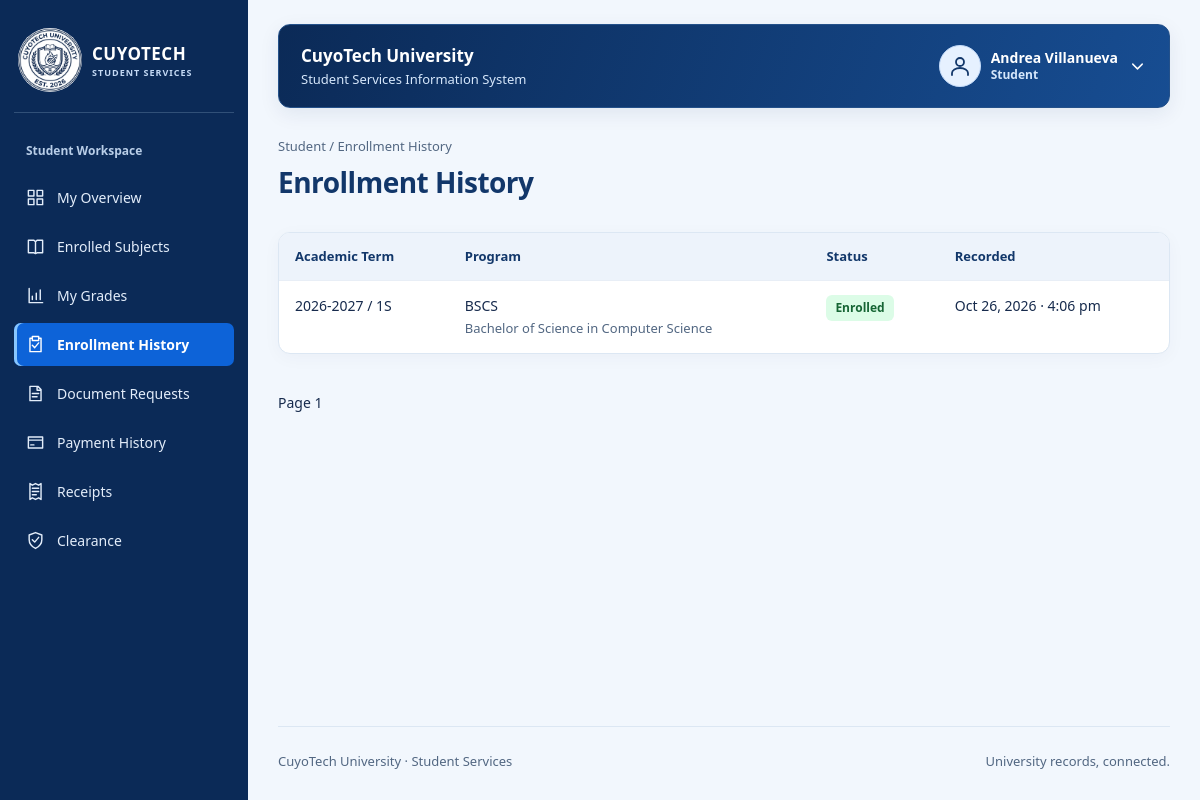
/student/enrollments.php (signed in), run on the app's committed database.
### tables this page shows
CREATE TABLE IF NOT EXISTS students (
    student_id INT AUTO_INCREMENT PRIMARY KEY,
    account_id INT NOT NULL UNIQUE,
    department_id INT NOT NULL,
    student_number VARCHAR(30) NOT NULL UNIQUE,
    first_name VARCHAR(200) NOT NULL,
    last_name VARCHAR(200) NOT NULL,
    academic_status VARCHAR(20) NOT NULL DEFAULT 'ACTIVE',
    FOREIGN KEY (account_id) REFERENCES accounts(account_id),
    FOREIGN KEY (department_id) REFERENCES departments(department_id)
);

CREATE TABLE IF NOT EXISTS accounts (
    account_id INT AUTO_INCREMENT PRIMARY KEY,
    email VARCHAR(254) NOT NULL UNIQUE,
    password_hash VARCHAR(255) NOT NULL,
    account_role VARCHAR(10) NOT NULL,
    is_active BOOLEAN NOT NULL DEFAULT TRUE,
    created_at DATETIME NOT NULL DEFAULT CURRENT_TIMESTAMP,
    updated_at DATETIME NOT NULL DEFAULT CURRENT_TIMESTAMP ON UPDATE CURRENT_TIMESTAMP
);

CREATE TABLE IF NOT EXISTS enrollments (
    enrollment_id INT AUTO_INCREMENT PRIMARY KEY,
    student_id INT NOT NULL,
    course_id INT NOT NULL,
    term_id INT NOT NULL,
    enrollment_status VARCHAR(20) NOT NULL DEFAULT 'PENDING',
    processed_by_staff_id INT NULL,
    enrolled_at DATETIME NOT NULL DEFAULT CURRENT_TIMESTAMP,
    UNIQUE (student_id, term_id),
    FOREIGN KEY (student_id) REFERENCES students(student_id),
    FOREIGN KEY (course_id) REFERENCES courses(course_id),
    FOREIGN KEY (term_id) REFERENCES academic_terms(term_id),
    FOREIGN KEY (processed_by_staff_id) REFERENCES staff_users(staff_id)
);

CREATE TABLE IF NOT EXISTS academic_terms (
    term_id INT AUTO_INCREMENT PRIMARY KEY,
    academic_year VARCHAR(9) NOT NULL,
    term_code VARCHAR(20) NOT NULL,
    starts_on DATE NOT NULL,
    ends_on DATE NOT NULL,
    UNIQUE (academic_year, term_code)
);

CREATE TABLE IF NOT EXISTS courses (
    course_id INT AUTO_INCREMENT PRIMARY KEY,
    department_id INT NOT NULL,
    course_code VARCHAR(30) NOT NULL UNIQUE,
    course_title VARCHAR(180) NOT NULL,
    units DECIMAL(6,2) NULL,
    FOREIGN KEY (department_id) REFERENCES departments(department_id)
);

### config/database.php (called while the page is built)
<?php
function config(): array
{
    return [
        'host' => '127.0.0.1',
        'port' => '3306',
        'database' => 'cuyotech_ssis_db',
        'username' => 'root',
        'password' => '',
        'base_url' => '/CuyoTech-SSIS',
        'campus_image' => '',
        'grade_values' => [],
    ];
}
function db(): PDO
{
    static $pdo;
    if (!$pdo) {
        $c = config();
        $pdo = new PDO(
            "mysql:host={$c['host']};port={$c['port']};dbname={$c['database']}",
            $c['username'],
            $c['password'],
            [
                PDO::ATTR_ERRMODE => PDO::ERRMODE_EXCEPTION,
                PDO::ATTR_DEFAULT_FETCH_MODE => PDO::FETCH_ASSOC,
                PDO::ATTR_EMULATE_PREPARES => false,
            ]
        );
        $pdo->exec("SET time_zone = '+00:00'");
    }
    return $pdo;
}

### includes/auth.php (called while the page is built, shortened)
<?php
require_once __DIR__ . '/functions.php';
function current_user(): ?array
{
    $user = one('SELECT a.account_id, a.email, a.account_role, a.is_active,
        COALESCE(s.first_name,f.first_name) AS first_name,COALESCE(s.last_name,f.last_name) AS last_name,
        s.student_id, s.department_id AS student_department_id, TRIM(CONCAT(s.first_name,CHAR(32),s.last_name)) AS student_name,
        f.staff_id, TRIM(CONCAT(f.first_name,CHAR(32),f.last_name)) AS staff_name, f.staff_role, f.access_scope, f.department_id
        FROM accounts a LEFT JOIN students s ON s.account_id=a.account_id
        LEFT JOIN staff_users f ON f.account_id=a.account_id WHERE a.account_id=?', [$_SESSION['account_id']]);
    $user['role'] = $user['account_role'] === 'STUDENT' ? 'STUDENT' : $user['staff_role'];
    $user['full_name'] = $user['student_name'] ?: $user['staff_name'];
    return $user;
}
function require_role(string ...$allowed): array
{
    $user = current_user();
    return $user;
}
function portal(array $user): string
{
    return strtolower($user['role']);
}

### student/enrollments.php (the view, shortened to what this page needs)
<?php
require_once __DIR__ . '/../includes/auth.php';
$user = require_role('STUDENT');
$list = rows('SELECT e.*,c.course_code,c.course_title,t.academic_year,t.term_code FROM enrollments e JOIN courses c ON c.course_id=e.course_id JOIN academic_terms t ON t.term_id=e.term_id WHERE e.student_id=? ORDER BY t.starts_on DESC' . page_limit(), [$user['student_id']]);
$title = 'Enrollment History';
require __DIR__ . '/../includes/header.php';
?>
<section class="panel flush">
    <div class="table-wrap">
        <table>
            <thead>
                <tr>
                    <th>Academic Term</th>
                    <th>Program</th>
                    <th>Status</th>
                    <th>Recorded</th>
                </tr>
            </thead>
            <tbody>
                <?php foreach ($list as $row): ?>
                    <tr>
                        <td>
                            <?= e($row['academic_year'] . ' / ' . $row['term_code']) ?>
                        </td>
                        <td>
                            <?= e($row['course_code']) ?>
                            <span class="muted">
                                <?= e($row['course_title']) ?>
                            </span>
                        </td>
                        <td>
                            <?= badge($row['enrollment_status']) ?>
                        </td>
                        <td>
                            <?= e(date_label($row['enrolled_at'])) ?>
                        </td>
                    </tr>
                <?php endforeach; ?>
            </tbody>
        </table>
    </div>
</section>
<?php pagination(); ?>
<?php require __DIR__ . '/../includes/footer.php'; ?>

### includes/header.php (shortened to what this page needs)
<!doctype html>
<html lang="en">
<head>
    <link rel="stylesheet" href="<?= e(url('assets/css/app.css')) ?>">
</head>
<body class="portal-layout">
    <header class="topbar">
        <div class="workspace-name">CuyoTech University<small>Student Services Information System</small></div>
        <button type="button" class="menu-toggle" aria-controls="portal-nav" aria-expanded="false"><?= icon('menu') ?> Menu</button>
        <details class="profile-menu">
            <summary aria-label="Open account menu">
                <span class="avatar"><?= icon('profile') ?></span>
                <span class="profile-identity"><strong><?= e($user['full_name']) ?></strong><small><?= e(ui_label($user['role'])) ?></small></span>
                <?= icon('chevron') ?>
            </summary>
        </details>
    </header>
    <div class="shell">
        <?php require __DIR__ . '/sidebar.php'; ?>
        <main class="content" id="main" tabindex="-1">
            <div class="eyebrow">
                <?= e(ui_label($user['role'])) ?> / <?= e(ucwords($title)) ?>
            </div>
            <div class="page-heading">
                <div>
                    <h1>
                        <?= e(ucwords($title)) ?>
                    </h1>
                </div>
            </div>

### includes/functions.php (shortened to what this page needs)
<?php
require_once __DIR__ . '/../config/database.php';
function e($value): string
{
    return htmlspecialchars((string) ($value ?? ''), ENT_QUOTES | ENT_SUBSTITUTE, 'UTF-8');
}
function url(string $path): string
{
    return config()['base_url'] . '/' . ltrim($path, '/');
}
function query(string $sql, array $params = []): PDOStatement
{
    $stmt = db()->prepare($sql);
    $stmt->execute($params);
    return $stmt;
}
function rows(string $sql, array $params = []): array
{
    return query($sql, $params)->fetchAll();
}
function one(string $sql, array $params = []): ?array
{
    return query($sql, $params)->fetch() ?: null;
}
function input(string $name, string $default = ''): string
{
    $value = $_POST[$name] ?? $_GET[$name] ?? $default;
    return is_string($value) ? trim($value) : $default;
}
function date_label(?string $value): string
{
    return $value ? (new DateTimeImmutable($value, new DateTimeZone('UTC')))->setTimezone(new DateTimeZone('Asia/Manila'))->format('M j, Y · g:i a') : '—';
}
function badge(string $value): string
{
    return '<span class="badge ' . e(strtolower($value)) . '">' . e(ui_label($value)) . '</span>';
}
function page_limit(): string
{
    $page = max(1, min(100000, (int) input('page', '1')));
    return ' LIMIT 21 OFFSET ' . (($page - 1) * 20);
}
function pagination(): void
{
    $page = max(1, (int) input('page', '1'));
    echo '<nav class="pagination" aria-label="Pagination">';
    echo '<span>Page ' . e($page) . '</span>
</nav>';
}
function icon(string $name): string
{
    $aliases = ['accounts' => 'users', 'students' => 'student', 'departments' => 'building', 'courses' => 'graduation', 'subjects' => 'book', 'enrollments' => 'enrollment', 'terms' => 'calendar', 'grades' => 'results', 'document-requests' => 'file', 'service-catalog' => 'catalog', 'receipts' => 'receipt', 'payments' => 'payment', 'clearance' => 'shield', 'clearances' => 'shield', 'clearance-status' => 'shield', 'activity-log' => 'activity'];
    $paths = [
        'enrollment' => 'M8 4H5v17h14V4h-3 M8 2h8v5H8z M8 13l3 3 5-6',
        'student' => 'M5 21v-2a7 5 0 0 1 14 0v2 M8 8v3a4 4 0 0 0 8 0V8 M3 5l9-4 9 4-9 4z M21 5v7',
        'building' => 'M4 21V3h16v18 M2 21h20 M8 7h2 M14 7h2 M8 11h2 M14 11h2 M10 21v-6h4v6',
        'graduation' => 'M2 8l10-5 10 5-10 5z M6 11v6q6 5 12 0v-6 M22 8v10',
        'results' => 'M4 3v18h17 M8 17v-4 M13 17V9 M18 17V5',
        'receipt' => 'M5 2l3 2 4-2 4 2 3-2v20l-3-2-4 2-4-2-3 2z M8 8h8 M8 12h8 M8 16h5',
        'shield' => 'M12 2l8 3v6c0 5-4 9-8 11-4-2-8-6-8-11V5z m-4 9 3 3 5-6',
        'catalog' => 'M4 3h16v18H4z M8 7h2 M13 7h3 M8 12h2 M13 12h3 M8 17h2 M13 17h3',
        'back' => 'M20 12H4 m7-7-7 7 7 7',
        'chevron' => 'm6 9 6 6 6-6',
        'dashboard' => 'M3 3h7v7H3z M14 3h7v7h-7z M3 14h7v7H3z M14 14h7v7h-7z',
        'users' => 'M16 21v-2a4 4 0 0 0-4-4H6a4 4 0 0 0-4 4v2 M9 11a4 4 0 1 0 0-8 4 4 0 0 0 0 8 M17 4a4 4 0 0 1 0 8 M22 21v-2a4 4 0 0 0-3-4',
        'book' => 'M3 4h7l2 2 2-2h7v16h-7l-2 1-2-1H3z M12 6v15',
        'calendar' => 'M4 5h16v16H4z M8 2v6 M16 2v6 M4 11h16',
        'file' => 'M5 3h10l4 4v14H5z M14 3v5h5 M8 12h8 M8 16h6',
        'check' => 'm4 12 5 5L20 6',
        'close' => 'm6 6 12 12 M18 6 6 18',
        'payment' => 'M3 5h18v14H3z M3 9h18 M6 15h4',
        'activity' => 'M3 12h4l3-8 4 16 3-8h4',
        'profile' => 'M12 12a4 4 0 1 0 0-8 4 4 0 0 0 0 8 M4 21v-2a8 5 0 0 1 16 0v2',
        'search' => 'M10 17a7 7 0 1 0 0-14 7 7 0 0 0 0 14 m5-2 6 6',
        'add' => 'M12 4v16 M4 12h16',
        'edit' => 'm4 15 12-12 5 5L9 20H4z M14 5l5 5',
        'eye' => 'M2 12s4-7 10-7 10 7 10 7-4 7-10 7S2 12 2 12 M12 15a3 3 0 1 0 0-6 3 3 0 0 0 0 6',
        'logout' => 'M9 4H3v16h6 M9 12h12 m-5-5 5 5-5 5',
        'print' => 'M6 9V3h12v6 M6 17H3V9h18v8h-3 M6 14h12v7H6z',
        'menu' => 'M3 6h18 M3 12h18 M3 18h18',
        'delete' => 'M3 6h18 M9 6V3h6v3 M5 6l1 15h12l1-15 M10 10v7 M14 10v7',
    ];
    $name = $aliases[$name] ?? $name;
    $path = $paths[$name] ?? $paths['file'];
    return '<svg class="icon" viewBox="0 0 24 24" fill="none" stroke="currentColor" stroke-width="1.8" stroke-linecap="round" stroke-linejoin="round" aria-hidden="true" focusable="false"><path d="' . $path . '"/></svg>';
}
function ui_label(string $value): string
{
    $labels = ['ADMIN' => 'Administrator', 'DEPARTMENT' => 'Department Staff', 'UNIVERSITY' => 'University-wide'];
    return $labels[$value] ?? ucwords(strtolower(str_replace('_', ' ', $value)));
}
?>

### includes/sidebar.php
<?php
$menus = [
    'ADMIN' => ['dashboard' => 'Overview', 'accounts' => 'User accounts', 'service-catalog' => 'Service catalog', 'departments' => 'Departments', 'courses' => 'Courses', 'subjects' => 'Subjects', 'terms' => 'Academic terms', 'activity-log' => 'Request activity'],
    'STUDENT' => ['dashboard' => 'My overview', 'subjects' => 'Enrolled subjects', 'grades' => 'My grades', 'enrollments' => 'Enrollment history', 'document-requests' => 'Document requests', 'payments' => 'Payment history', 'receipts' => 'Receipts', 'clearance' => 'Clearance'],
    'REGISTRAR' => ['dashboard' => 'Registrar desk', 'enrollments' => 'Enrollments', 'grades' => 'Grade records', 'document-requests' => 'Document requests', 'clearance-status' => 'Clearance status'],
    'CASHIER' => ['dashboard' => 'Cashier desk', 'payments' => 'Payment verification', 'receipts' => 'Issued receipts'],
    'DEPARTMENT' => ['dashboard' => 'Department desk', 'clearances' => 'Clearance processing', 'students' => 'Department students'],
];
$page = basename($_SERVER['SCRIPT_NAME'], '.php');
$parentPages = [
    'account-create' => 'accounts',
    'account-edit' => 'accounts',
    'account-toggle' => 'accounts',
    'request-create' => 'document-requests',
    'request-details' => 'document-requests',
    'enrollment-details' => 'enrollments',
    'grade-entry' => 'grades',
    'payment-create' => 'payments',
    'payment-details' => 'payments',
    'verify-payment' => 'payments',
    'clearance-details' => 'clearances'
];
$activePage = $parentPages[$page] ?? $page;
?>
<nav class="sidebar" id="portal-nav" aria-label="Portal navigation">
    <a class="brand" href="<?= e(url(portal($user) . '/dashboard.php')) ?>">
        <span class="brand-emblem"><img class="university-logo" src="<?= e(url('assets/images/CuyoTech-Logo.png')) ?>" alt="" width="80" height="80"></span>
        <div>CUYOTECH<small>STUDENT SERVICES</small>
        </div>
    </a>
    <div class="label"><?= e(ui_label($user['role'])) ?> Workspace</div>
    <?php foreach ($menus[$user['role']] as $file => $label): ?>
        <a <?= $activePage === $file ? 'aria-current="page"' : '' ?> class="<?= $activePage === $file ? 'active' : '' ?>" href="<?= e(url(portal($user) . '/' . $file . '.php')) ?>">
            <?= icon($file) ?>
            <?= e(ucwords($label)) ?>
        </a>
    <?php endforeach; ?>
</nav>

### data on the page
students: account.account_role "Student", account.account_role "My Overview", account.account_role "Enrolled Subjects", account.account_role "My Grades", account.account_role "Enrollment History", account.account_role "Document Requests", account.account_role "Payment History", account.account_role "Receipts", account.account_role "Clearance"
enrollments: term.term_code "2026-2027 / 1S", course.course_code "BSCS", course.course_title "Bachelor of Science in Computer Science", enrollment_status "Enrolled", enrolled_at "Oct 26, 2026 · 4:06 pm"

### other printed values
$user['full_name'] "Andrea Villanueva"
$title "Enrollment History"
$page "1"
